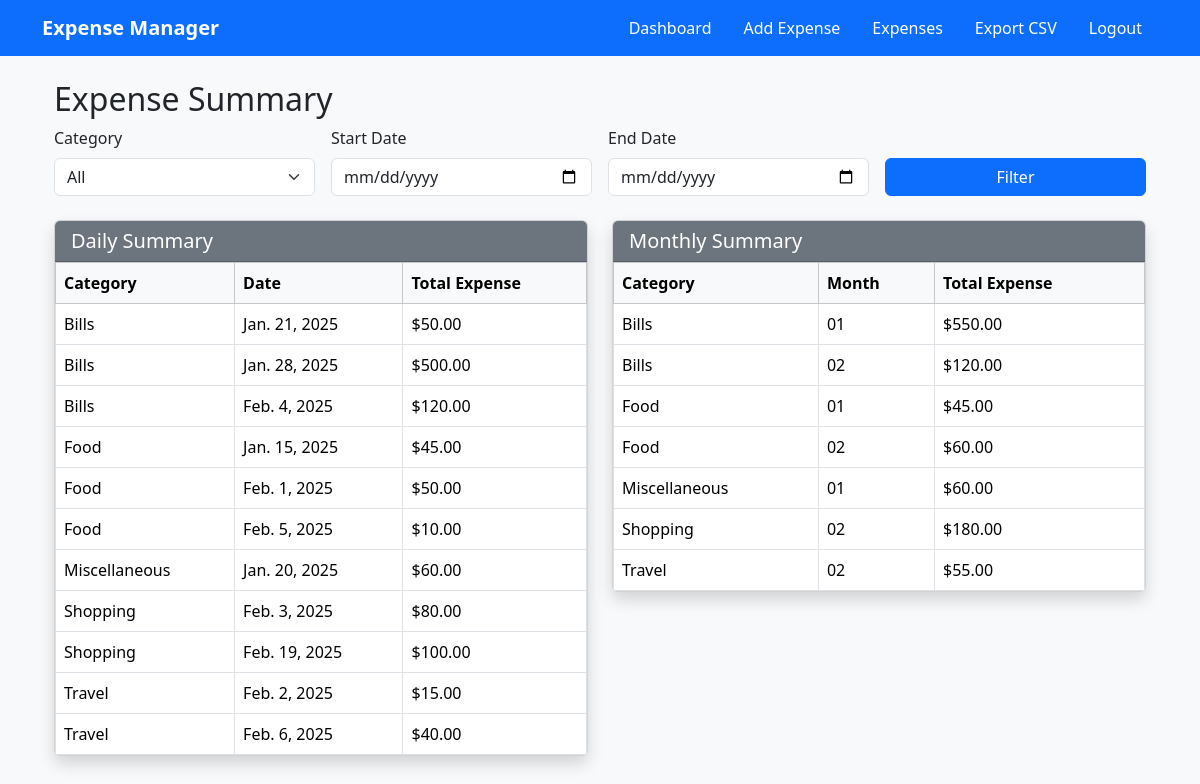
/summary/ (signed in), run on the app's committed database.
### expenses/models.py (models this page shows, shortened)
class Expense(models.Model):
    CATEGORY_CHOICES = [
        ('Food', 'Food'),
        ('Travel', 'Travel'),
        ('Shopping', 'Shopping'),
        ('Bills', 'Bills'),
        ('Miscellaneous', 'Miscellaneous'),
    ]
    user = models.ForeignKey(User, on_delete=models.CASCADE)
    amount = models.DecimalField(max_digits=10, decimal_places=2)
    description = models.TextField()
    category = models.CharField(max_length=20, choices=CATEGORY_CHOICES)
    date = models.DateField()

### expenses/views.py (the view)
# urls.py: path('summary/', expense_summary, name='expense-summary'),
@login_required
def expense_summary(request):
    daily_summary = Expense.objects.filter(user=request.user).values('category', 'date').annotate(total=Sum('amount')).order_by('category', 'date')
    monthly_summary = Expense.objects.filter(user=request.user).extra({'month': "strftime('%%m', date)"}).values('category', 'month').annotate(total=Sum('amount')).order_by('category', 'month')
    category = request.GET.get('category')
    start_date = request.GET.get('start_date')
    end_date = request.GET.get('end_date')
    if category:
        daily_summary = daily_summary.filter(category=category)
        monthly_summary = monthly_summary.filter(category=category)
    if start_date:
        daily_summary = daily_summary.filter(date__gte=start_date)
    if end_date:
        daily_summary = daily_summary.filter(date__lte=end_date)
    context = {
        'daily_summary': daily_summary,
        'monthly_summary': monthly_summary,
        'current_page': 'summary',
    }
    return render(request, 'expenses/expense_summary.html', context)

### expenses/templates/expenses/expense_summary.html (shortened to what this page needs)
{% extends 'base.html' %}
{% block content %}
<div class="container">
    <h2>Expense Summary</h2>
    <form method="get" class="row g-3 mb-4">
        <div class="col-md-3">
            <label for="category" class="form-label">Category</label>
            <select name="category" id="category" class="form-select">
                <option value="">All</option>
            </select>
        </div>
        <div class="col-md-3">
            <label for="start_date" class="form-label">Start Date</label>
            <input type="date" name="start_date" id="start_date" class="form-control" value="{{ request.GET.start_date }}">
        </div>
        <div class="col-md-3">
            <label for="end_date" class="form-label">End Date</label>
            <input type="date" name="end_date" id="end_date" class="form-control" value="{{ request.GET.end_date }}">
        </div>
        <div class="col-md-3 d-flex align-items-end">
            <button type="submit" class="btn btn-primary w-100">Filter</button>
        </div>
    </form>
    <div class="row">
        <div class="col-md-6 mb-4">
            <div class="card shadow">
                <div class="card-header bg-secondary text-white">
                    <h5 class="mb-0">Daily Summary</h5>
                </div>
                <div class="card-body p-0">
                    <div class="table-responsive">
                        <table class="table table-bordered mb-0">
                            <thead class="table-light">
                                <tr>
                                    <th>Category</th>
                                    <th>Date</th>
                                    <th>Total Expense</th>
                                </tr>
                            </thead>
                            <tbody>
                                {% for item in daily_summary %}
                                <tr>
                                    <td>{{ item.category }}</td>
                                    <td>{{ item.date }}</td>
                                    <td>${{ item.total|floatformat:2 }}</td>
                                </tr>
                                {% empty %}
                                <tr>
                                    <td colspan="3" class="text-center">No daily summary data available.</td>
                                </tr>
                                {% endfor %}
                            </tbody>
                        </table>
                    </div>
                </div>
            </div>
        </div>
        <div class="col-md-6 mb-4">
            <div class="card shadow">
                <div class="card-header bg-secondary text-white">
                    <h5 class="mb-0">Monthly Summary</h5>
                </div>
                <div class="card-body p-0">
                    <div class="table-responsive">
                        <table class="table table-bordered mb-0">
                            <thead class="table-light">
                                <tr>
                                    <th>Category</th>
                                    <th>Month</th>
                                    <th>Total Expense</th>
                                </tr>
                            </thead>
                            <tbody>
                                {% for item in monthly_summary %}
                                <tr>
                                    <td>{{ item.category }}</td>
                                    <td>{{ item.month }}</td>
                                    <td>${{ item.total|floatformat:2 }}</td>
                                </tr>
                                {% empty %}
                                <tr>
                                    <td colspan="3" class="text-center">No monthly summary data available.</td>
                                </tr>
                                {% endfor %}
                            </tbody>
                        </table>
                    </div>
                </div>
            </div>
        </div>
    </div>
</div>
{% endblock %}

### expenses/static/css/custom.css (style rules this page uses)
body { background-color: #f8f9fa; }
.card { margin-bottom: 1rem; }
.table { background-color: #ffffff; }
.btn { transition: background-color 0.3s ease; }

### data on the page
Expense: category "Bills", date "Jan. 21, 2025", total "50.00"
Expense: category "Bills", date "Jan. 28, 2025", total "500.00"
Expense: category "Bills", date "Feb. 4, 2025", total "120.00"
Expense: category "Food", date "Jan. 15, 2025", total "45.00"
Expense: category "Food", date "Feb. 1, 2025", total "50.00"
Expense: category "Food", date "Feb. 5, 2025", total "10.00"
Expense: category "Miscellaneous", date "Jan. 20, 2025", total "60.00", month "01"
Expense: category "Shopping", date "Feb. 3, 2025", total "80.00"
Expense: category "Shopping", date "Feb. 19, 2025", total "100.00"
Expense: category "Travel", date "Feb. 2, 2025", total "15.00"
Expense: category "Travel", date "Feb. 6, 2025", total "40.00"

### other printed values
{{ item.category }} "Bills" "Bills" "Food" "Food" "Shopping" "Travel"
{{ item.month }} "01" "02" "01" "02" "02" "02"
{{ item.total|floatformat:2 }} "550.00" "120.00" "45.00" "60.00" "180.00" "55.00"
